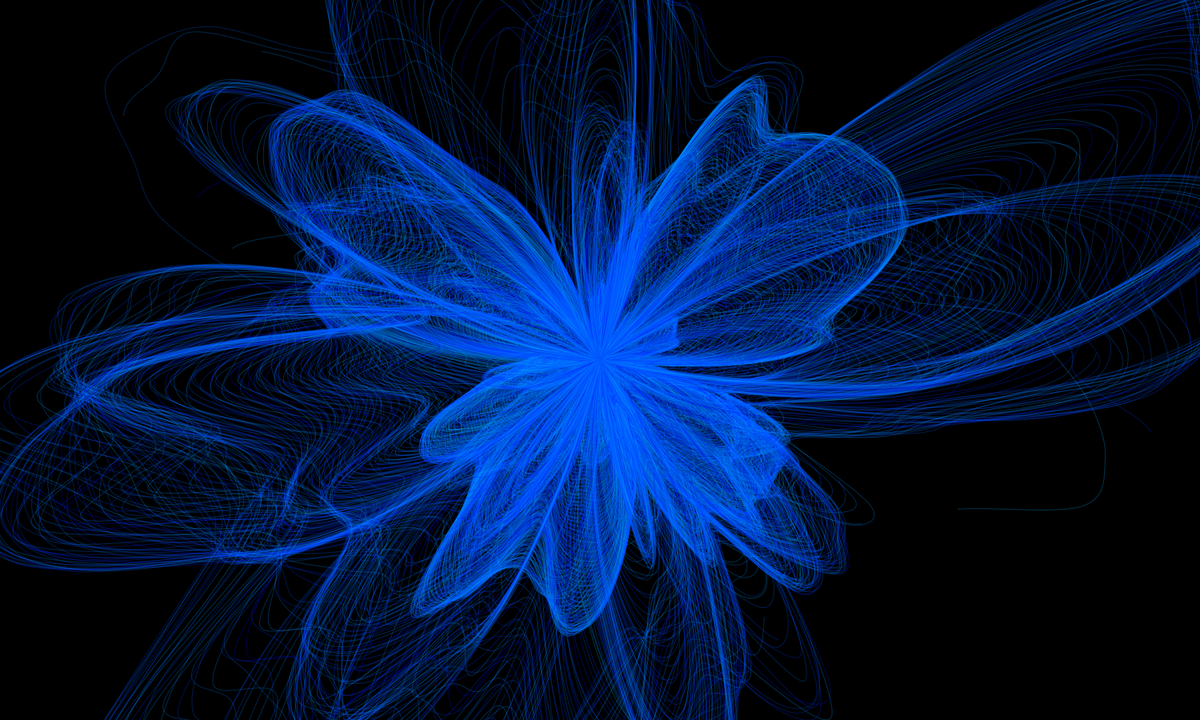
Frame 1 (no input)
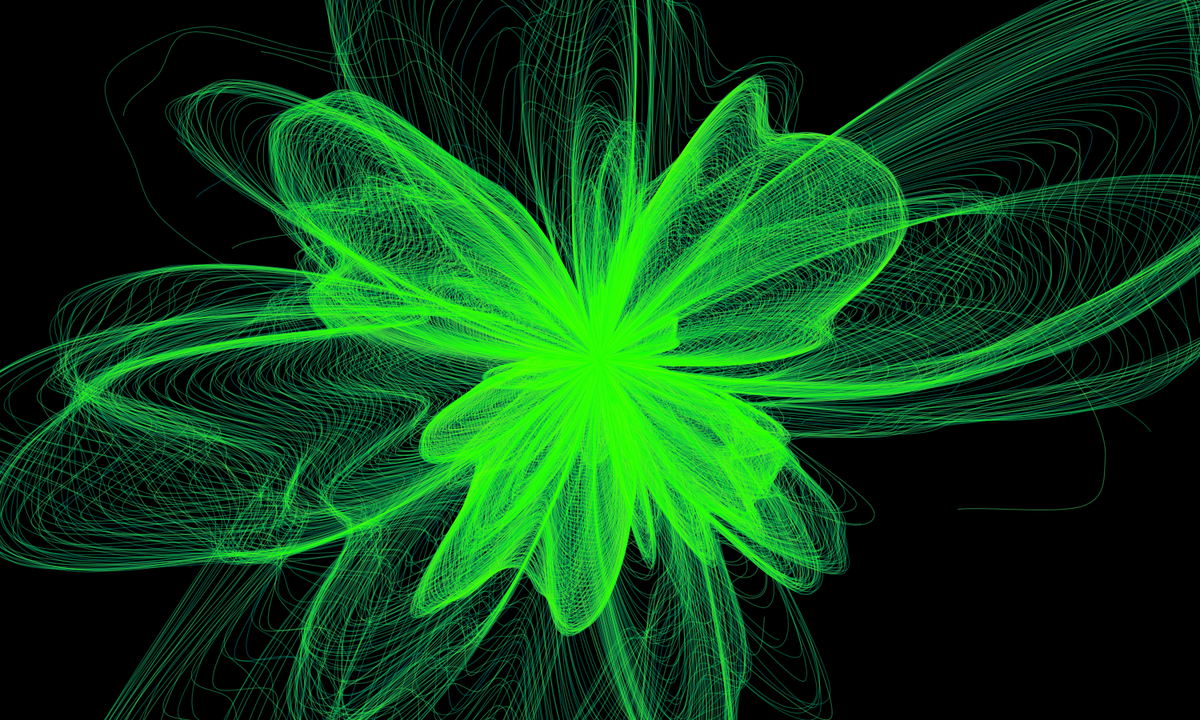
Frame 2 (the mouse pressed at the canvas centre, redrawn once)

The Processing sketch that drew these frames (run headless with seeded random() and noise(); the mouse was pressed at the canvas centre and the sketch redrawn once):

// Processing sketch: blossom
// ── blossom.pde
void setup()
{
  size(1500, 900);
  colorMode(HSB, 360, 100, 100, 256);
  background(0);
  noFill();
  noLoop();
}

void draw()
{
  translate(width / 2, height / 2);
  float r = 0;
  float phi = 0;
  float col = random(0, 280);
  while(r < width)
  {
    stroke(col + noise(r, phi) * 80, 100, 100, 75);
    beginShape();
    for(int i = 0; i < 100; i++)
    {
      r += .03f;
      phi = (phi + .1);
      float n = 2 * noise(pow(r/width, 3), phi) - 1;
      curveVertex(cos(phi) * r * n, sin(phi) * r * n);
    }
    endShape();
    phi %= 2 * PI;
  }
}
